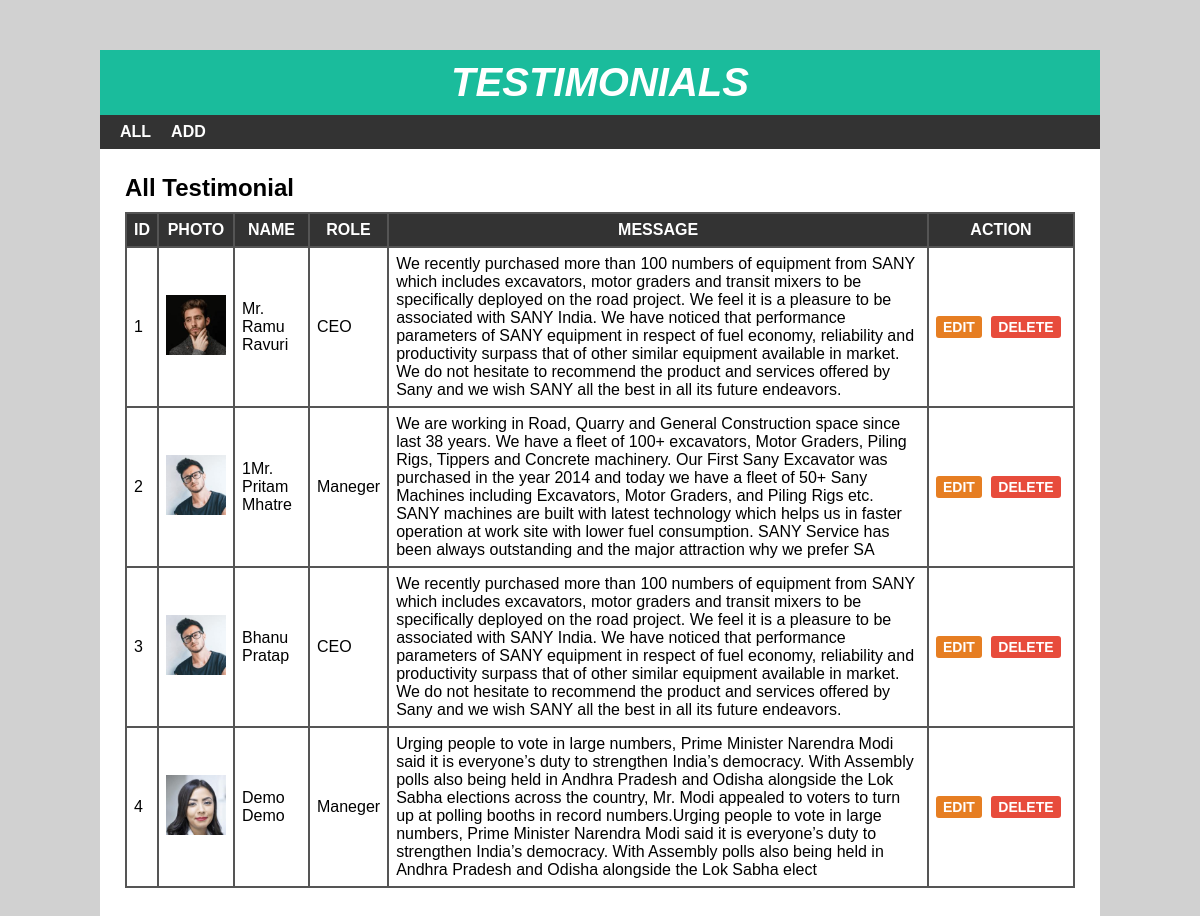
Screenshot of /admin/testimonial/index.php with the database file from the repository.
### tables this page shows
CREATE TABLE IF NOT EXISTS `testimonials` (
  `id` int NOT NULL AUTO_INCREMENT,
  `name` varchar(30) DEFAULT NULL,
  `role_id` varchar(15) DEFAULT NULL,
  `photo` varchar(255) DEFAULT NULL,
  `message` text,
  PRIMARY KEY (`id`)
);

CREATE TABLE IF NOT EXISTS `roles` (
  `role_id` int NOT NULL AUTO_INCREMENT,
  `role_name` varchar(50) DEFAULT NULL,
  PRIMARY KEY (`role_id`)
);

### admin/testimonial/index.php (the view)
<?php
include 'header.php';
?>
<div id="main-content">
<h2>All Testimonial</h2>
    <?php
    require_once "config.php";
    $sql = "SELECT * FROM testimonials JOIN roles WHERE testimonials.role_id = roles.role_id";
    $result = mysqli_query($conn, $sql) or die("Query Failed!");
    if(mysqli_num_rows($result) > 0){
    ?>
    <table cellpadding="7px">
        <thead>
        <th>Id</th>
        <th>Photo</th>
        <th>Name</th>
        <th>Role</th>
        <th>Message</th>
        <th>Action</th>
        </thead>
        <tbody>
            <?php
            $counter=0;
            while($row = mysqli_fetch_assoc($result)){
            ?>
            <tr>
                <td>
                <?php echo $counter=$counter+1;   ?>
                </td>
                <td> <img src="<?php echo 'http://' . $_SERVER['HTTP_HOST'] . '/sany/admin/testimonial/' . $row['photo']; ?>" alt="" style="width: 60px; height: 60px;"> </td>
                <td><?php echo $row['name']; ?></td>
                <td><?php echo $row['role_name']; ?></td>
                <td><?php echo $row['message']; ?></td>
                <td>
                    <a href='edit.php?id=<?php echo $row['id']; ?>'>Edit</a>
                    <a href='delete-testimonial.php?id=<?php echo $row['id']; ?>'>Delete</a>
                </td>
            </tr>
            <?php   } ?>
        </tbody>
    </table>
    <?php
    }
    ?>
</div>
</div>
</body>
</html>

### admin/testimonial/css/style.css (style rules this page uses)
body { font:16px arial; margin: 0; padding: 0; background: #d1d1d1; }
#main-content { padding: 25px; min-height: 400px; }
#main-content h2 { margin: 0 0 10px; text-transform: capitalize; }
#main-content table { width: 100%; background-color: #555; margin: 0 0 20px; }
#main-content table th { color: #fff; background-color: #333; text-transform: uppercase; }
#main-content table th:last-child { width: 130px; }
#main-content table td { background-color: #fff; }
#main-content table td a { font-size: 14px; font-weight: 600; text-transform: uppercase; padding: 3px 7px; color: #fff; background-color: #e67e22; text-decoration: none; border-radius: 3px; }
#main-content table td a:nth-child(2) { background-color: #e74c3c; margin: 0 0 0 5px; }

### rows the page displays
testimonials: photo (picture), name "Mr. Ramu Ravuri", role.role_name "CEO", message "We recently purchased more than 100 numbers of equipment from SANY which includes excavators, motor graders and transit mixers to be specifically deployed on the road project. We feel it is a pleasure to be associated with SANY India. We have noticed that performance parameters of SANY equipment in respect of fuel economy, reliability and productivity surpass that of other similar equipment available in market. We do not hesitate to recommend the product and services offered by Sany and we wish SANY all the best in all its future endeavors."
testimonials: counter "2", photo (picture), name "1Mr. Pritam Mhatre", role.role_name "Maneger", message "We are working in Road, Quarry and General Construction space since last 38 years. We have a fleet of 100+ excavators, Motor Graders, Piling Rigs, Tippers and Concrete machinery. Our First Sany Excavator was purchased in the year 2014 and today we have a fleet of 50+ Sany Machines including Excavators, Motor Graders, and Piling Rigs etc. SANY machines are built with latest technology which helps us in faster operation at work site with lower fuel consumption. SANY Service has been always outstanding and the major attraction why we prefer SA"
testimonials: counter "3", photo (picture), name "Bhanu Pratap", role.role_name "CEO", message "We recently purchased more than 100 numbers of equipment from SANY which includes excavators, motor graders and transit mixers to be specifically deployed on the road project. We feel it is a pleasure to be associated with SANY India. We have noticed that performance parameters of SANY equipment in respect of fuel economy, reliability and productivity surpass that of other similar equipment available in market. We do not hesitate to recommend the product and services offered by Sany and we wish SANY all the best in all its future endeavors."
testimonials: counter "4", photo (picture), name "Demo Demo", role.role_name "Maneger", message "Urging people to vote in large numbers, Prime Minister Narendra Modi said it is everyone’s duty to strengthen India’s democracy. With Assembly polls also being held in Andhra Pradesh and Odisha alongside the Lok Sabha elections across the country, Mr. Modi appealed to voters to turn up at polling booths in record numbers.Urging people to vote in large numbers, Prime Minister Narendra Modi said it is everyone’s duty to strengthen India’s democracy. With Assembly polls also being held in Andhra Pradesh and Odisha alongside the Lok Sabha elect"
